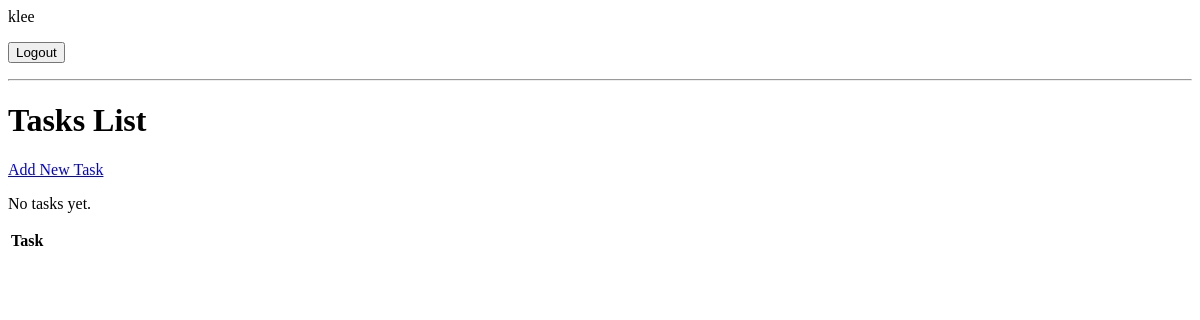
The app's page / (signed in), older data.
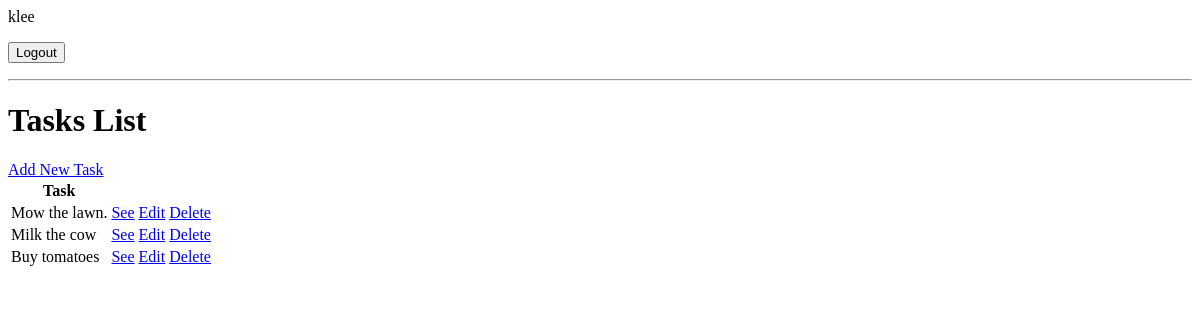
The same page, newer data.
### base/models.py (models this page shows, shortened)
class Task(models.Model):
    user = models.ForeignKey(User, on_delete=models.CASCADE, null=True, blank=True)
    title = models.CharField(max_length=200)
    description = models.TextField(null=True, blank=True)
    completed = models.BooleanField(default=False)
    created_at = models.DateTimeField(auto_now_add=True)
    class Meta:
        ordering = ['completed']

### base/views.py (the view)
# urls.py: path('', ListTasks.as_view(), name='tasks'),
class ListTasks(LoginRequiredMixin, ListView):
    model = Task
    context_object_name = 'Tasks'
    template_name = 'base/task_list.html'
    def get_context_data(self, **kwarg):
        context = super().get_context_data(**kwarg)
        context['Tasks'] = context['Tasks'].filter(user=self.request.user)
        context['count'] = context['Tasks'].filter(completed=False).count()
        return context

### base/templates/base/task_list.html (shortened to what this page needs)
{% if request.user.is_authenticated %}
    <p>{{ request.user }}</p>
    <form action="{% url 'logout' %}" method="post">
        <input type="submit" value="Logout"/>
    </form>
{% else %}
    <a href="{% url 'login' %}">Login</a>
{% endif %}
<hr />
<h1>Tasks List {{ city }}</h1>
<a href="{% url 'create' %}">Add New Task</a>
<table>
    <thead>
    <tr>
        <th>Task</th>
        <th></th>
    </tr>
    </thead>
    {% for task in Tasks %}
        <tbody>
        <tr>
            <td>{{ task.title }}</td>
            <td><a href="{% url 'details' task.id %}">See</a></td>
            <td><a href="{% url 'update' task.id %}">Edit</a></td>
            <td><a href="{% url 'delete' task.id %}">Delete</a></td>
        </tr>
        </tbody>
        {% empty %}
        <p>No tasks yet.</p>
    {% endfor %}
</table>

Row changes from the older to the newer data that the page shows:
added Task: title "Mow the lawn."
added Task: title "Milk the cow"
added Task: title "Buy tomatoes"
Text that changed along with them:
text no longer shown: "No tasks yet."
